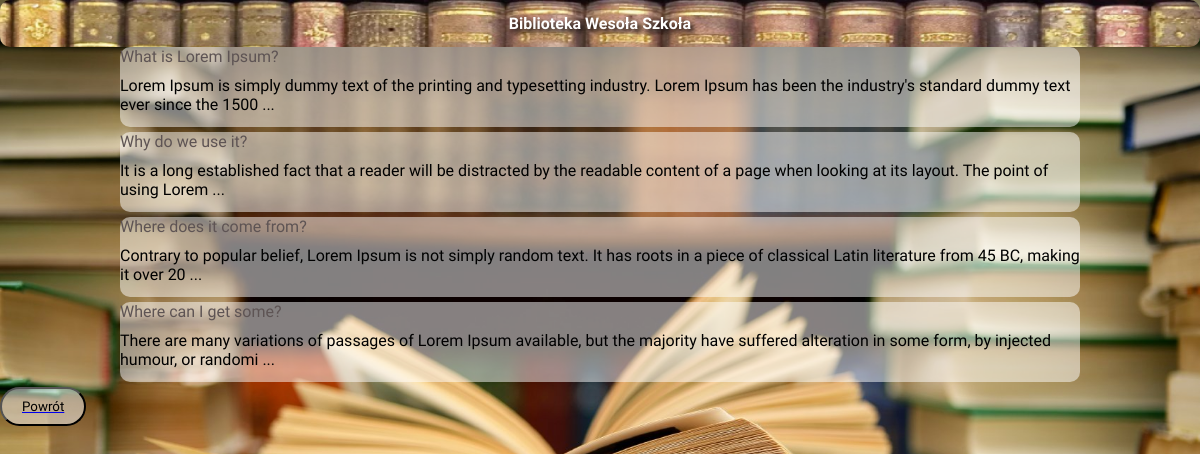
The app's page /wszystkie_wpisy.php, older data.
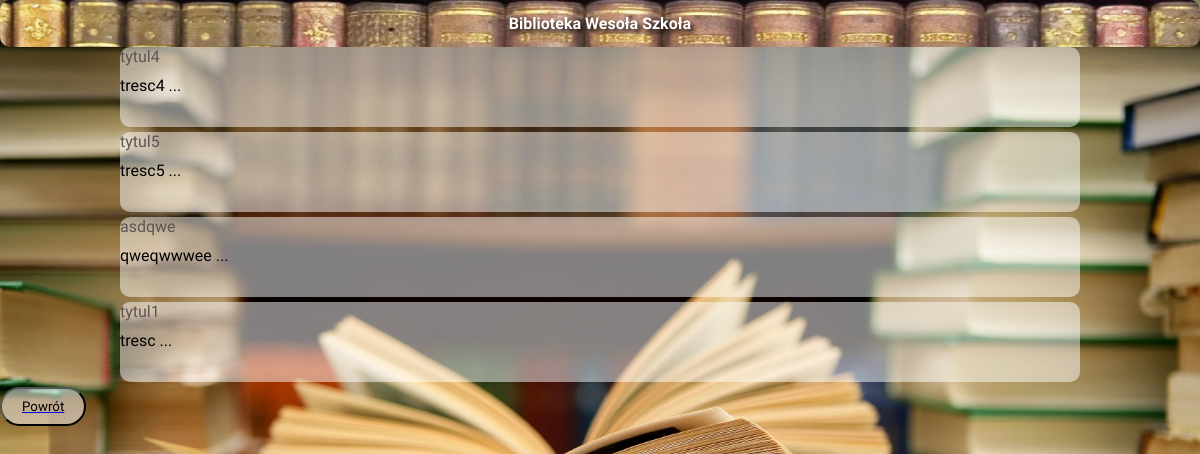
The same page, newer data.
### tables this page shows
CREATE TABLE `artykul` (
  `artykul_id` int(11) NOT NULL,
  `title` varchar(100) NOT NULL,
  `tresc` mediumtext NOT NULL,
  `link` varchar(100) NOT NULL
);

### wszystkie_wpisy.php (the view, shortened to what this page needs)
<!DOCTYPE html>
<html lang="pl">
<head>
    <link rel="stylesheet" href="style.css">
</head>
<body>
    <div class="header-container">
        <h2>Biblioteka Wesoła Szkoła</h2>
    </div>
    <?php
    $host = "localhost";
    $dbname = "wiai";
    $username = "root";
    $password = "";
    $connect = mysqli_connect($host, $username, $password, $dbname);
    $query = 'SELECT `artykul_id`, `title`, `tresc`, `link` FROM `artykul` WHERE 1';
    $data = mysqli_query($connect, $query);
    if (mysqli_num_rows($data) > 0)
    {
        while($row = mysqli_fetch_assoc($data))
        {
            echo "<div id='wpis' class='artykul'><a href='artykul.php?id=".$row['artykul_id']."'>".$row['title']."</a><article>".substr($row['tresc'],0,150)." ...</article></div>";
        }
    }
?>
<a href="./index.php"><button>Powrót</button></a>
</body>
</html>

### style.css (style rules this page uses)
* { margin: 0px; font-family: 'Playpen Sans', cursive; }
body { background-image: url('./zdj/ksiazki.jpg'); background-repeat: no-repeat; background-attachment: fixed; background-size: 100% 100%; width: auto; height: 100vh; font-family: 'Lato', sans-serif; }
h2 { font-weight: bold; background-image: url('./zdj/header_tło.jpg'); background-repeat: no-repeat; background-attachment: fixed; background-size: 100% 100%; border-radius: 10px; text-align: center; color: #ffffff; text-shadow: 3px 3px 5px #000000; padding: 14px; font-size: 16px; margin: 0px; }
.header-container { position: relative; color: #ffffff; text-shadow: 3px 3px 5px #000000; }
.artykul { color: #000000; background-color: rgba(255, 255, 255, 0.5); margin-left: auto; margin-right: auto; height: 10%; width: 80%; border-radius: 10px; margin-bottom: 5px; }
.artykul a { text-decoration: none; color: #5e5454; margin-left: auto; margin-right: auto; border-radius: 10px; margin-bottom: 5px; }
article { padding-top: 10px; }
button { display: flex; background-color: rgba(255, 255, 255, 0.5); padding-top: 10px; padding-bottom: 10px; padding-left: 20px; padding-right: 20px; border-radius: 20px; }

Row changes from the older to the newer data that the page shows:
removed artykul: title "What is Lorem Ipsum?", tresc "Lorem Ipsum is simply dummy text of the printing and typesetting industry. Lorem Ipsum has been the industry's standard dummy text ever since the 1500"
removed artykul: title "Why do we use it?", tresc "It is a long established fact that a reader will be distracted by the readable content of a page when looking at its layout. The point of using Lorem"
removed artykul: title "Where does it come from?", tresc "Contrary to popular belief, Lorem Ipsum is not simply random text. It has roots in a piece of classical Latin literature from 45 BC, making it over 20"
removed artykul: title "Where can I get some?", tresc "There are many variations of passages of Lorem Ipsum available, but the majority have suffered alteration in some form, by injected humour, or randomi"
added artykul: title "tytul4", tresc "tresc4"
added artykul: title "tytul5", tresc "tresc5"
added artykul: title "asdqwe", tresc "qweqwwwee"
added artykul: title "tytul1", tresc "tresc"
